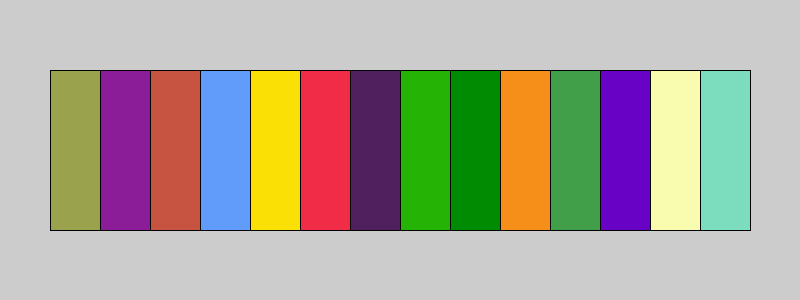
Frame 1 (no input)
Frame 60 (the mouse pressed at the canvas centre just before this capture): identical to frame 1, image omitted
Frame 120 (the mouse held since frame 60 and released just before this capture): identical to frame 1, image omitted

The Processing sketch that drew this single still picture (run headless with seeded random() and noise(); from frame 60 on, the mouse is pressed at the canvas centre):

// Processing sketch: QuadStrip
// ── QuadStrip.pde

void setup(){
 
    size( 800, 300 );
}

void draw(){
 
    // use random seeds to 'seed' random numbers 
    // so that they're the same every frame
    randomSeed(0);
  
    // begin our cusom shape
    beginShape(QUAD_STRIP);
  
    // loop across the screen
    for( int i=50; i<=width-50; i+=50){
  
        // set the fill color
        color c = color( random(255), random(255), random(255)); 
        fill(c);

        // add vertices in pairs
        vertex( i, height/2 - 80);
        vertex( i, height/2 + 80);
    }
    
    // end our custom shape
    endShape();
}
